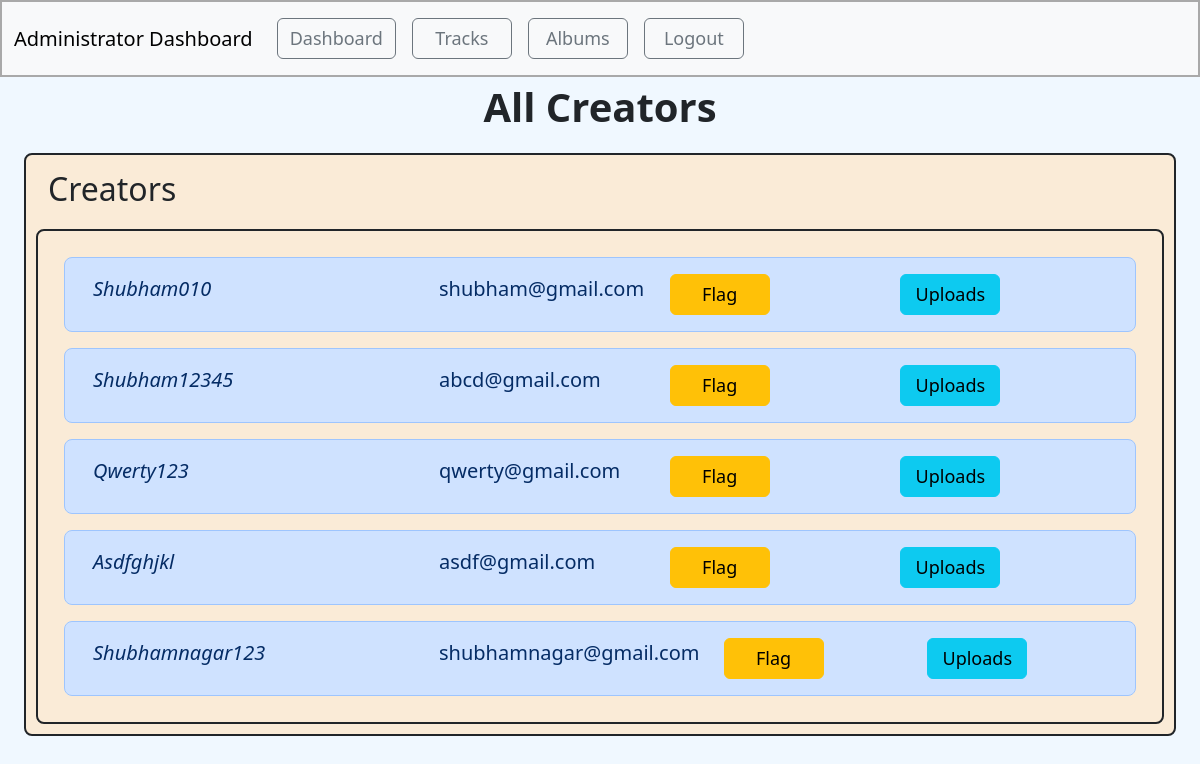
The page /all_creators/1 on the database its author committed.
### model1.py (models this page shows, shortened)
class User(db.Model):
    user_id = db.Column(db.Integer(), primary_key=True)
    username = db.Column(db.String(80), nullable=False, unique=True)
    email = db.Column(db.String(120), unique=True, nullable=False)
    password = db.Column(db.String(255), nullable=False)
    user_role_name = db.Column(db.String(20), nullable=False ,default="general_user")
    user_role_id = db.Column(db.Integer(), default=0, nullable=False) #(for normal user = 0 ; for creator = 1 )
    isloggedin = db.Column(db.Boolean(),default=False,nullable=False)
    user_flag = db.Column(db.Boolean,default=False)

### app.py (the view)
@app.route("/all_creators/<int:a_id>")
def all_creators(a_id):
    admin = Admin.query.get(a_id)
    creators=User.query.filter_by(user_role_id=1).all()
    return render_template("admin_all_creators.html",creators=creators, admin=admin)

### app.py (called while the page is built)
@app.context_processor
def search_processor():
    return {'searched': request.form.get("searched")}

### templates/admin_all_creators.html (shortened to what this page needs)
<!doctype html>
<html lang="en">
<head>
    <link href="https://cdn.jsdelivr.net/npm/bootstrap@5.3.2/dist/css/bootstrap.min.css" rel="stylesheet"
>
</head>
<body>
    <div id="navbar" style="border: 2px solid darkgray;">
        <nav class="navbar navbar-expand-lg bg-body-tertiary">
            <div class="container-fluid ">
                <a class="navbar-brand" href="/admin_home/{{admin.admin_id}}">Administrator Dashboard</a>
                <div class="collapse navbar-collapse " id="navbarNavAltMarkup">
                    <div class="navbar-nav " >
                        <a style="width: auto; margin:auto; font-size:large;" type="button" class="btn btn-outline-secondary m-2" href="/admin_home/{{admin.admin_id}}">Dashboard</a>
                        <a style="width: 100px; font-size:large;" type="button" class="btn btn-outline-secondary m-2" href="/admin_songs/{{admin.admin_id}}">Tracks</a>
                        <a style="width: 100px; font-size:large;" type="button" class=" btn btn-outline-secondary m-2" href="/admin_albums/{{admin.admin_id}}">Albums</a>
                        <a style="width: 100px; font-size:large;" class=" btn btn-outline-secondary m-2" href="/admin_logout/{{admin.admin_id}}">Logout</a>
                    </div>
                </div>
            </div>
        </nav>
    </div>
<div class="container-fluid songs  min-vh-100">
    <header>
        <p class="heading fs-1 text-capitalize fw-semibold text-center">All Creators</p>
    </header>
    <div class="container-fluid ">
        {% if creators|length == 0 %}
        <p>No Creators Availaible</p>
        {% else %}
            <div class="container-fluid border border border-2 rounded-3 border-dark mb-4 overflow-auto" id="songs" >
                <div class="container-fluid sticky-sm-top">
                    <p class="text-capitalize fs-2 ">Creators</p>
                </div>
                <div class="song container border border-2 rounded-3 border-dark m-auto overflow-auto">
                    {% for c in creators %}
                        <div class="row m-3 p-3 text-primary-emphasis bg-primary-subtle border border-primary-subtle rounded-3">
                            <div class="col-4 text-capitalize fs-5 fst-italic">{{c.username}}</div>
                            <div class="col fs-5">{{c.email}}</div>
                            {% if c.user_flag == false %}
                            <div class="col"><a class="btn btn-warning" href="/flag_creator/{{admin.admin_id}}/{{c.user_id}}" role="button" style="width: 100px; font-size:large;">Flag</a></div>
                            {% else %}
                            <div class="col"><a class="btn btn-warning" href="/flag_creator/{{admin.admin_id}}/{{c.user_id}}" role="button" style="width: 100px; font-size:large;">Unflag</a></div>
                            {% endif %}
                            <div class="col"><a class="btn btn-info" href="/creator_uploads/{{admin.admin_id}}/{{c.user_id}}" role="button" style="width: 100px; font-size:large;">Uploads</a></div>
                        </div>
                    {% endfor %}
                </div>
            </div>
        {% endif %}
    </div>
</div>
</body>
</html>

### templates/admin_all_creators.html (style rules this page uses)
#songs { background-color: antiquewhite; padding: 10px; height: auto; overflow: auto; min-height: 70vh; }
.song { padding: 10px; height: auto; overflow: auto; min-height: 55vh; }
.songs { background-color: aliceblue; }

### rows shown on the page
User: username "Shubham010", email "shubham@gmail.com", {{ admin.admin_id }} 1 (drawn)
User: username "Shubham12345", email "abcd@gmail.com", {{ admin.admin_id }} 1 (drawn)
User: username "Qwerty123", email "qwerty@gmail.com", {{ admin.admin_id }} 1 (drawn)
User: username "Asdfghjkl", email "asdf@gmail.com", {{ admin.admin_id }} 1 (drawn)
User: username "Shubhamnagar123", email "shubhamnagar@gmail.com", {{ admin.admin_id }} 1 (drawn)
